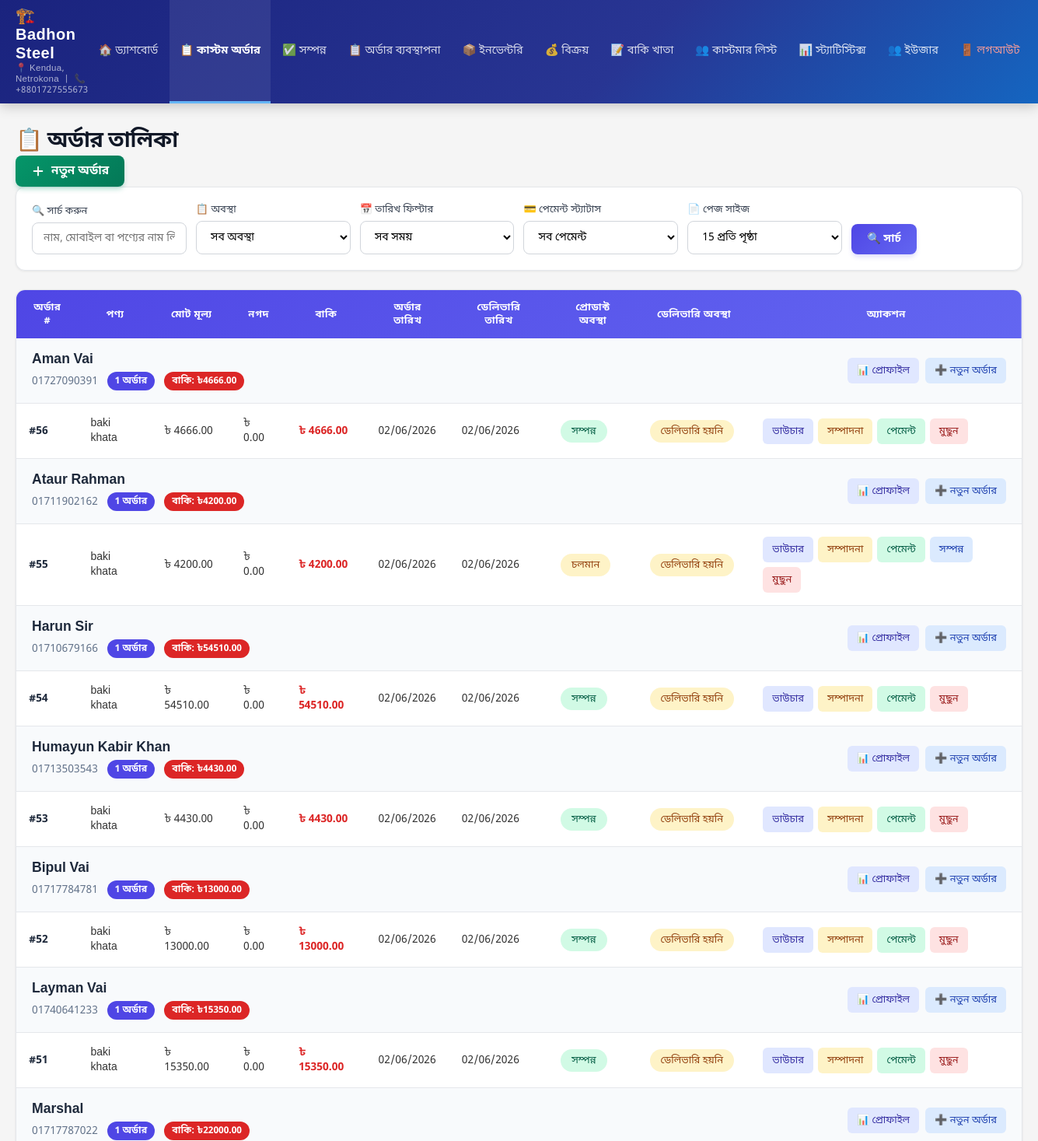
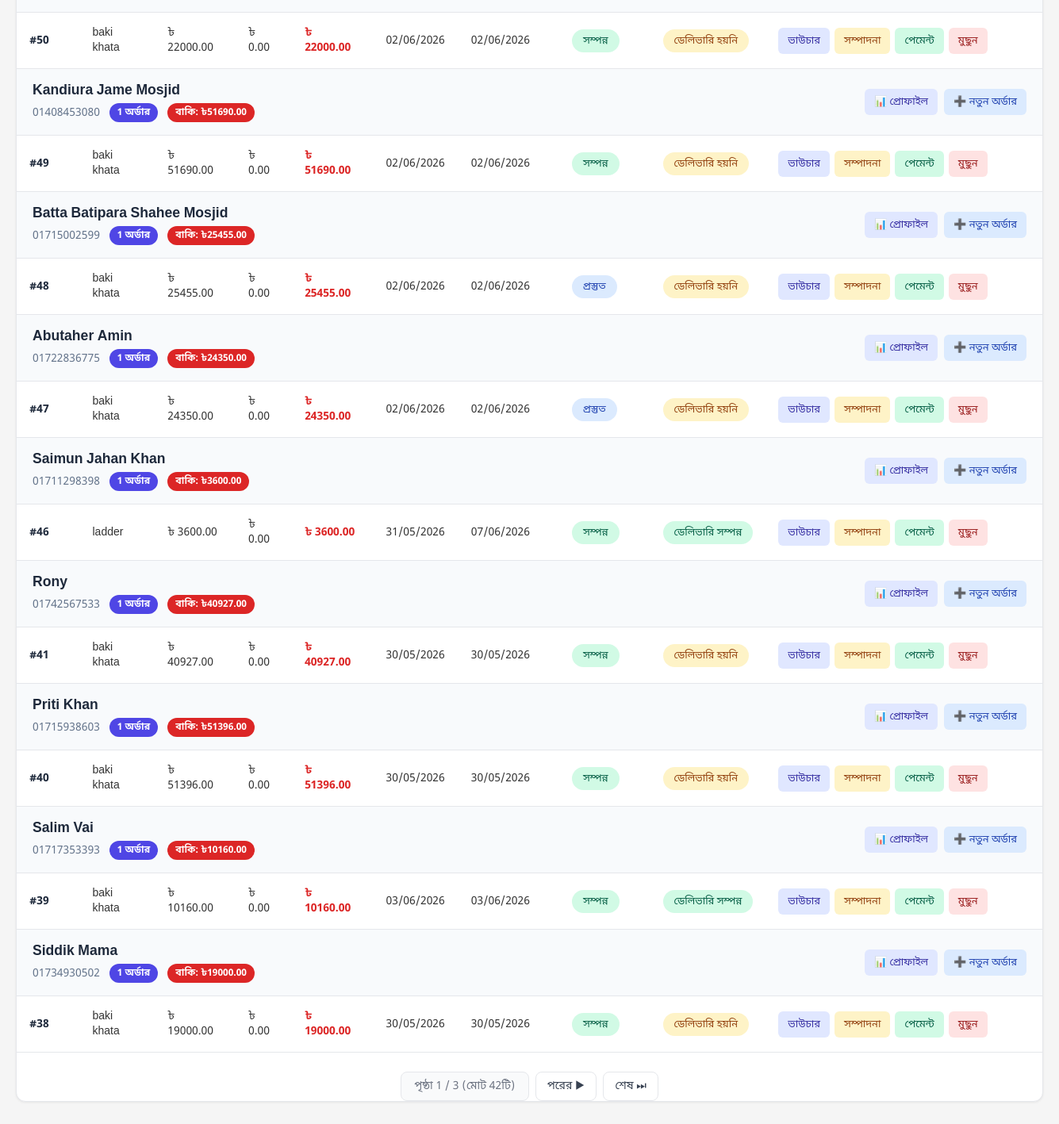
Page /admin-panel/orders/ (signed in) on the committed database (2 pictures, top to bottom).
### shop/models.py (models this page shows, shortened)
class Customer(models.Model):
    name = models.CharField(max_length=200, verbose_name='ক্রেতার নাম')
    mobile_number = models.CharField(max_length=20, unique=True, verbose_name='মোবাইল নাম্বার')
    address = models.TextField(verbose_name='ঠিকানা', blank=True)
    deposit_balance = models.DecimalField(max_digits=10, decimal_places=2, verbose_name='জমা ব্যালেন্স', default=0)
    created_at = models.DateTimeField(auto_now_add=True, verbose_name='তৈরির সময়')
    updated_at = models.DateTimeField(auto_now=True, verbose_name='আপডেটের সময়')
    class Meta:
        verbose_name = 'ক্রেতা'
        verbose_name_plural = 'ক্রেতাসমূহ'
        ordering = ['-created_at']

class Order(models.Model):
    STATUS_CHOICES = [
        ('pending', 'চলমান'),
        ('ready', 'প্রস্তুত'),
        ('completed', 'সম্পন্ন'),
    ]
    DELIVERY_STATUS_CHOICES = [
        ('not_delivered', 'ডেলিভারি হয়নি'),
        ('delivered', 'ডেলিভারি সম্পন্ন'),
    ]
    customer = models.ForeignKey(Customer, on_delete=models.PROTECT, related_name='orders', verbose_name='ক্রেতা', null=True, blank=True)
    customer_name = models.CharField(max_length=200, verbose_name='ক্রেতার নাম', null=True, blank=True)
    mobile_number = models.CharField(max_length=20, verbose_name='মোবাইল নাম্বার', null=True, blank=True)
    total_price = models.DecimalField(max_digits=10, decimal_places=2, verbose_name='মোট মূল্য', default=0)
    discount_percentage = models.DecimalField(max_digits=5, decimal_places=2, verbose_name='ডিসকাউন্ট (%)', default=0)
    discount_amount = models.DecimalField(max_digits=10, decimal_places=2, verbose_name='ডিসকাউন্ট টাকা', default=0)
    final_price = models.DecimalField(max_digits=10, decimal_places=2, verbose_name='চূড়ান্ত মূল্য', default=0)
    cash_paid = models.DecimalField(max_digits=10, decimal_places=2, verbose_name='নগদ পরিশোধ', default=0)
    due_amount = models.DecimalField(max_digits=10, decimal_places=2, verbose_name='বাকি টাকা', editable=False)
    initial_payment_migrated = models.BooleanField(default=False, verbose_name='প্রাথমিক পেমেন্ট OrderPayment-এ স্থানান্তরিত')
    order_date = models.DateField(default=timezone.now, verbose_name='অর্ডার নেওয়ার তারিখ')
    delivery_date = models.DateField(verbose_name='ডেলিভারির তারিখ')
    status = models.CharField(max_length=20, choices=STATUS_CHOICES, default='pending', verbose_name='প্রোডাক্ট অবস্থা')
    delivery_status = models.CharField(max_length=20, choices=DELIVERY_STATUS_CHOICES, default='not_delivered', verbose_name='ডেলিভারি অবস্থা')
    created_at = models.DateTimeField(auto_now_add=True, verbose_name='তৈরির সময়')
    updated_at = models.DateTimeField(auto_now=True, verbose_name='আপডেটের সময়')
    class Meta:
        verbose_name = 'অর্ডার'
        verbose_name_plural = 'অর্ডারসমূহ'
        ordering = ['-created_at']

class OrderItem(models.Model):
    order = models.ForeignKey(Order, on_delete=models.CASCADE, related_name='items', verbose_name='অর্ডার')
    product_name = models.CharField(max_length=200, verbose_name='পণ্যের নাম')
    product_description = models.TextField(verbose_name='পণ্যের বিবরণ', blank=True)
    quantity = models.DecimalField(max_digits=10, decimal_places=2, verbose_name='পরিমাণ', default=1)
    unit_price = models.DecimalField(max_digits=10, decimal_places=2, verbose_name='একক মূল্য')
    discount_percentage = models.DecimalField(max_digits=5, decimal_places=2, verbose_name='ডিসকাউন্ট (%)', default=0)
    total_price = models.DecimalField(max_digits=10, decimal_places=2, verbose_name='মোট মূল্য', editable=False)
    class Meta:
        verbose_name = 'অর্ডার আইটেম'
        verbose_name_plural = 'অর্ডার আইটেমসমূহ'

### shop/views.py (the view, shortened to what this page needs)
# urls.py: path('admin-panel/orders/', views.order_list, name='order_list'),
@login_required
def order_list(request):
    search_query = request.GET.get('search', '')
    status_filter = request.GET.get('status', '')
    date_filter = request.GET.get('date_filter', '')
    from_date = request.GET.get('from_date', '')
    to_date = request.GET.get('to_date', '')
    payment_status = request.GET.get('payment_status', '')
    page_number = request.GET.get('page', 1)
    per_page = request.GET.get('per_page', '15')
    try:
        per_page = int(per_page)
        if per_page not in [15, 50, 100, 200]:
            per_page = 15
    except ValueError:
        per_page = 15
    orders = Order.objects.all().select_related('customer').prefetch_related('items').order_by('-created_at')
    today = timezone.now().date()
    if date_filter == 'today':
        orders = orders.filter(order_date=today)
    elif date_filter == 'week':
        week_ago = today - timedelta(days=7)
        orders = orders.filter(order_date__gte=week_ago)
    elif date_filter == 'month':
        month_ago = today - timedelta(days=30)
        orders = orders.filter(order_date__gte=month_ago)
    elif date_filter == 'year':
        year_ago = today - timedelta(days=365)
        orders = orders.filter(order_date__gte=year_ago)
    if payment_status == 'paid':
        orders = orders.filter(due_amount=0)
    elif payment_status == 'due':
        orders = orders.filter(due_amount__gt=0)
    elif payment_status == 'partial':
        orders = orders.filter(cash_paid__gt=0, due_amount__gt=0)
    if search_query:
        orders = orders.filter(
            Q(customer_name__icontains=search_query) |
            Q(mobile_number__icontains=search_query) |
            Q(items__product_name__icontains=search_query)
        ).distinct()
    if status_filter:
        orders = orders.filter(status=status_filter)
    from collections import defaultdict
    customer_orders = defaultdict(list)
    for order in orders:
        if order.customer:
            key = f"customer_{order.customer.pk}"
            customer_orders[key].append({
                'order': order,
                'customer': order.customer,
                'customer_name': order.customer.name,
                'mobile_number': order.customer.mobile_number,
            })
    grouped_orders = []
    for key, order_list in customer_orders.items():
        order_list.sort(key=lambda x: x['order'].created_at, reverse=True)
        grouped_orders.append({
            'customer': order_list[0]['customer'],
            'customer_name': order_list[0]['customer_name'],
            'mobile_number': order_list[0]['mobile_number'],
            'orders': order_list,
            'last_order_date': order_list[0]['order'].created_at,
            'total_orders': len(order_list),
            'total_due': sum(o['order'].due_amount for o in order_list),
        })
    grouped_orders.sort(key=lambda x: x['last_order_date'], reverse=True)
    paginator = Paginator(grouped_orders, per_page)
    page_obj = paginator.get_page(page_number)
    context = {
        'grouped_orders': page_obj,
        'page_obj': page_obj,
        'search_query': search_query,
        'status_filter': status_filter,
        'date_filter': date_filter,
        'from_date': from_date,
        'to_date': to_date,
        'payment_status': payment_status,
        'per_page': per_page,
    }
    return render(request, 'admin_panel/order_list.html', context)

### shop/templates/admin_panel/order_list.html (shortened to what this page needs)
{% extends 'admin_panel/base.html' %}
{% block content %}
<div class="page-header">
    <h1 class="page-title">📋 অর্ডার তালিকা</h1>
    <a href="{% url 'order_create' %}" class="btn-new-order">
        <svg width="18" height="18" viewBox="0 0 20 20" fill="none"><path d="M10 4v12M4 10h12" stroke="currentColor" stroke-width="2" stroke-linecap="round"/></svg>
        নতুন অর্ডার
    </a>
</div>
<div class="search-filter-section">
    <form method="get" class="search-form">
        <div class="form-group">
            <label for="search">🔍 সার্চ করুন</label>
            <input type="text" id="search" name="search" value="{{ search_query }}"
                   placeholder="নাম, মোবাইল বা পণ্যের নাম লিখুন">
        </div>
        <div class="form-group">
            <label for="status">📋 অবস্থা</label>
            <select id="status" name="status">
                <option value="">সব অবস্থা</option>
            </select>
        </div>
        <div class="form-group">
            <label for="date_filter">📅 তারিখ ফিল্টার</label>
            <select id="date_filter" name="date_filter" onchange="this.form.submit()">
                <option value="" {% if not date_filter %}selected{% endif %}>সব সময়</option>
            </select>
        </div>
        <div class="form-group">
            <label for="payment_status">💳 পেমেন্ট স্ট্যাটাস</label>
            <select id="payment_status" name="payment_status" onchange="this.form.submit()">
                <option value="" {% if not payment_status %}selected{% endif %}>সব পেমেন্ট</option>
            </select>
        </div>
        <div class="form-group">
            <label for="per_page">📄 পেজ সাইজ</label>
            <select id="per_page" name="per_page" onchange="this.form.submit()">
                <option value="15" {% if per_page == 15 %}selected{% endif %}>15 প্রতি পৃষ্ঠা</option>
            </select>
        </div>
        <div class="form-group">
            <label>&nbsp;</label>
            <button type="submit" class="btn">🔍 সার্চ</button>
        </div>
    </form>
</div>
<div class="table-card">
    {% if grouped_orders %}
    <div style="overflow-x: auto;">
        <table class="orders-table">
            <thead>
                <tr>
                    <th>অর্ডার #</th>
                    <th>পণ্য</th>
                    <th>মোট মূল্য</th>
                    <th>নগদ</th>
                    <th>বাকি</th>
                    <th>অর্ডার তারিখ</th>
                    <th>ডেলিভারি তারিখ</th>
                    <th>প্রোডাক্ট অবস্থা</th>
                    <th>ডেলিভারি অবস্থা</th>
                    <th>অ্যাকশন</th>
                </tr>
            </thead>
            <tbody>
            {% for group in grouped_orders %}
            <tr class="customer-header">
                <td colspan="10">
                    <div style="display: flex; justify-content: space-between; align-items: center; flex-wrap: wrap; gap: 0.75rem;">
                        <div>
                            <div class="customer-name">{{ group.customer_name }}</div>
                            <div class="customer-meta">
                                <span>{{ group.mobile_number }}</span>
                                <span class="badge-count">{{ group.total_orders }} অর্ডার</span>
                                {% if group.total_due > 0 %}
                                <span class="badge-due">বাকি: ৳{{ group.total_due|floatformat:2 }}</span>
                                {% endif %}
                            </div>
                        </div>
                        <div class="action-buttons" style="gap: 0.5rem;">
                        {% if group.customer %}
                        <a href="{% url 'customer_detail' group.customer.pk %}" class="btn-view">📊 প্রোফাইল</a>
                        <a href="{% url 'order_create_for_customer' group.customer.pk %}" class="btn-done">➕ নতুন অর্ডার</a>
                        {% endif %}
                        </div>
                    </div>
                </td>
            </tr>
            {% for order_data in group.orders %}
            <tr>
                <td><strong style="color: #1e293b;">#{{ order_data.order.pk }}</strong></td>
                <td>{{ order_data.order.items.first.product_name|default:"-" }}</td>
                <td>৳ {{ order_data.order.total_price|floatformat:2 }}</td>
                <td>৳ {{ order_data.order.cash_paid|floatformat:2 }}</td>
                <td class="due-amount">৳ {{ order_data.order.due_amount|floatformat:2 }}</td>
                <td>{{ order_data.order.order_date|date:"d/m/Y" }}</td>
                <td>{{ order_data.order.delivery_date|date:"d/m/Y" }}</td>
                <td>
                    <span class="status-badge status-{{ order_data.order.status }}">
                        {{ order_data.order.get_status_display }}
                    </span>
                </td>
                <td>
                    {% if order_data.order.delivery_status == 'delivered' %}
                    <span class="status-badge status-completed">ডেলিভারি সম্পন্ন</span>
                    {% else %}
                    <span class="status-badge status-pending">ডেলিভারি হয়নি</span>
                    {% endif %}
                </td>
                <td>
                    <div class="action-buttons">
                        <a href="{% url 'order_voucher' order_data.order.pk %}" class="btn-view" target="_blank">ভাউচার</a>
                        <a href="{% url 'order_edit' order_data.order.pk %}" class="btn-edit">সম্পাদনা</a>
                        {% if order_data.order.due_amount > 0 %}
                        <a href="{% url 'order_payment_create' order_data.order.pk %}" class="btn-pay">পেমেন্ট</a>
                        {% endif %}
                        {% if order_data.order.status == 'pending' %}
                        <a href="{% url 'order_complete' order_data.order.pk %}" class="btn-done"
                           onclick="return confirm('এই অর্ডার সম্পন্ন করতে চান?')">সম্পন্ন</a>
                        {% endif %}
                        <a href="{% url 'order_delete' order_data.order.pk %}" class="btn-del"
                           onclick="return confirm('এই অর্ডারটি মুছে ফেলতে নিশ্চিত?')">মুছুন</a>
                    </div>
                </td>
            </tr>
            {% endfor %}
            {% endfor %}
            </tbody>
        </table>
    </div>
    {% else %}
    <div class="no-orders">
        <div style="font-size: 3rem; margin-bottom: 1rem;">📋</div>
        <p style="font-size: 1.1rem; font-weight: 500; margin-bottom: 0.5rem;">কোন অর্ডার পাওয়া যায়নি</p>
        <p style="font-size: 0.875rem; color: #9ca3af;">নতুন অর্ডার তৈরি করুন অথবা ফিল্টার পরিবর্তন করুন</p>
    </div>
    {% endif %}
    {% if page_obj.has_other_pages %}
    <nav class="pagination-nav">
        <span class="pagination-info">
            পৃষ্ঠা {{ page_obj.number }} / {{ page_obj.paginator.num_pages }} (মোট {{ page_obj.paginator.count }}টি)
        </span>
        {% if page_obj.has_next %}
        <a href="?page={{ page_obj.next_page_number }}">পরের ▶</a>
        <a href="?page={{ page_obj.paginator.num_pages }}">শেষ ⏭</a>
        {% endif %}
    </nav>
    {% endif %}
</div>
{% endblock %}

### rows in the picture
Customer: customer_name "Aman Vai", mobile_number "01727090391", total_orders "1", total_due "4666.00"
Order: order.pk "56", order.items.first.product_name "baki khata", order.total_price "4666.00", order.cash_paid "0.00", order.due_amount "4666.00", order.order_date "02/06/2026", order.delivery_date "02/06/2026", order.status "সম্পন্ন", delivery_status "ডেলিভারি হয়নি", shows "পেমেন্ট"
Customer: customer_name "Ataur Rahman", mobile_number "01711902162", total_orders "1", total_due "4200.00"
Order: order.pk "55", order.items.first.product_name "baki khata", order.total_price "4200.00", order.cash_paid "0.00", order.due_amount "4200.00", order.order_date "02/06/2026", order.delivery_date "02/06/2026", order.status "চলমান", delivery_status "ডেলিভারি হয়নি", shows "পেমেন্ট", shows "সম্পন্ন"
Customer: customer_name "Harun Sir", mobile_number "01710679166", total_orders "1", total_due "54510.00"
Order: order.pk "54", order.items.first.product_name "baki khata", order.total_price "54510.00", order.cash_paid "0.00", order.due_amount "54510.00", order.order_date "02/06/2026", order.delivery_date "02/06/2026", order.status "সম্পন্ন", delivery_status "ডেলিভারি হয়নি", shows "পেমেন্ট"
Customer: customer_name "Humayun Kabir Khan", mobile_number "01713503543", total_orders "1", total_due "4430.00"
Order: order.pk "53", order.items.first.product_name "baki khata", order.total_price "4430.00", order.cash_paid "0.00", order.due_amount "4430.00", order.order_date "02/06/2026", order.delivery_date "02/06/2026", order.status "সম্পন্ন", delivery_status "ডেলিভারি হয়নি", shows "পেমেন্ট"
Customer: customer_name "Bipul Vai", mobile_number "01717784781", total_orders "1", total_due "13000.00"
Order: order.pk "52", order.items.first.product_name "baki khata", order.total_price "13000.00", order.cash_paid "0.00", order.due_amount "13000.00", order.order_date "02/06/2026", order.delivery_date "02/06/2026", order.status "সম্পন্ন", delivery_status "ডেলিভারি হয়নি", shows "পেমেন্ট"
Customer: customer_name "Layman Vai", mobile_number "01740641233", total_orders "1", total_due "15350.00"
Order: order.pk "51", order.items.first.product_name "baki khata", order.total_price "15350.00", order.cash_paid "0.00", order.due_amount "15350.00", order.order_date "02/06/2026", order.delivery_date "02/06/2026", order.status "সম্পন্ন", delivery_status "ডেলিভারি হয়নি", shows "পেমেন্ট"
Customer: customer_name "Marshal", mobile_number "01717787022", total_orders "1", total_due "22000.00"
Order: order.pk "50", order.items.first.product_name "baki khata", order.total_price "22000.00", order.cash_paid "0.00", order.due_amount "22000.00", order.order_date "02/06/2026", order.delivery_date "02/06/2026", order.status "সম্পন্ন", delivery_status "ডেলিভারি হয়নি", shows "পেমেন্ট"
Customer: customer_name "Kandiura Jame Mosjid", mobile_number "01408453080", total_orders "1", total_due "51690.00"
Order: order.pk "49", order.items.first.product_name "baki khata", order.total_price "51690.00", order.cash_paid "0.00", order.due_amount "51690.00", order.order_date "02/06/2026", order.delivery_date "02/06/2026", order.status "সম্পন্ন", delivery_status "ডেলিভারি হয়নি", shows "পেমেন্ট"
Customer: customer_name "Batta Batipara Shahee Mosjid", mobile_number "01715002599", total_orders "1", total_due "25455.00"
Order: order.pk "48", order.items.first.product_name "baki khata", order.total_price "25455.00", order.cash_paid "0.00", order.due_amount "25455.00", order.order_date "02/06/2026", order.delivery_date "02/06/2026", order.status "প্রস্তুত", delivery_status "ডেলিভারি হয়নি", shows "পেমেন্ট"
Customer: customer_name "Abutaher Amin", mobile_number "01722836775", total_orders "1", total_due "24350.00"
Order: order.pk "47", order.items.first.product_name "baki khata", order.total_price "24350.00", order.cash_paid "0.00", order.due_amount "24350.00", order.order_date "02/06/2026", order.delivery_date "02/06/2026", order.status "প্রস্তুত", delivery_status "ডেলিভারি হয়নি", shows "পেমেন্ট"
Customer: customer_name "Saimun Jahan Khan", mobile_number "01711298398", total_orders "1", total_due "3600.00"
Order: order.pk "46", order.items.first.product_name "ladder", order.total_price "3600.00", order.cash_paid "0.00", order.due_amount "3600.00", order.order_date "31/05/2026", order.delivery_date "07/06/2026", order.status "সম্পন্ন", delivery_status "ডেলিভারি সম্পন্ন", shows "পেমেন্ট"
Customer: customer_name "Rony", mobile_number "01742567533", total_orders "1", total_due "40927.00"
Order: order.pk "41", order.items.first.product_name "baki khata", order.total_price "40927.00", order.cash_paid "0.00", order.due_amount "40927.00", order.order_date "30/05/2026", order.delivery_date "30/05/2026", order.status "সম্পন্ন", delivery_status "ডেলিভারি হয়নি", shows "পেমেন্ট"
Customer: customer_name "Priti Khan", mobile_number "01715938603", total_orders "1", total_due "51396.00"
Order: order.pk "40", order.items.first.product_name "baki khata", order.total_price "51396.00", order.cash_paid "0.00", order.due_amount "51396.00", order.order_date "30/05/2026", order.delivery_date "30/05/2026", order.status "সম্পন্ন", delivery_status "ডেলিভারি হয়নি", shows "পেমেন্ট"
Customer: customer_name "Salim Vai", mobile_number "01717353393", total_orders "1", total_due "10160.00"
Order: order.pk "39", order.items.first.product_name "baki khata", order.total_price "10160.00", order.cash_paid "0.00", order.due_amount "10160.00", order.order_date "03/06/2026", order.delivery_date "03/06/2026", order.status "সম্পন্ন", delivery_status "ডেলিভারি সম্পন্ন", shows "পেমেন্ট"
Customer: customer_name "Siddik Mama", mobile_number "01734930502", total_orders "1", total_due "19000.00"
Order: order.pk "38", order.items.first.product_name "baki khata", order.total_price "19000.00", order.cash_paid "0.00", order.due_amount "19000.00", order.order_date "30/05/2026", order.delivery_date "30/05/2026", order.status "সম্পন্ন", delivery_status "ডেলিভারি হয়নি", shows "পেমেন্ট"

### other values in the picture
{{ page_obj.number }} "1"
{{ page_obj.paginator.num_pages }} "3"
{{ page_obj.paginator.count }} "42"
